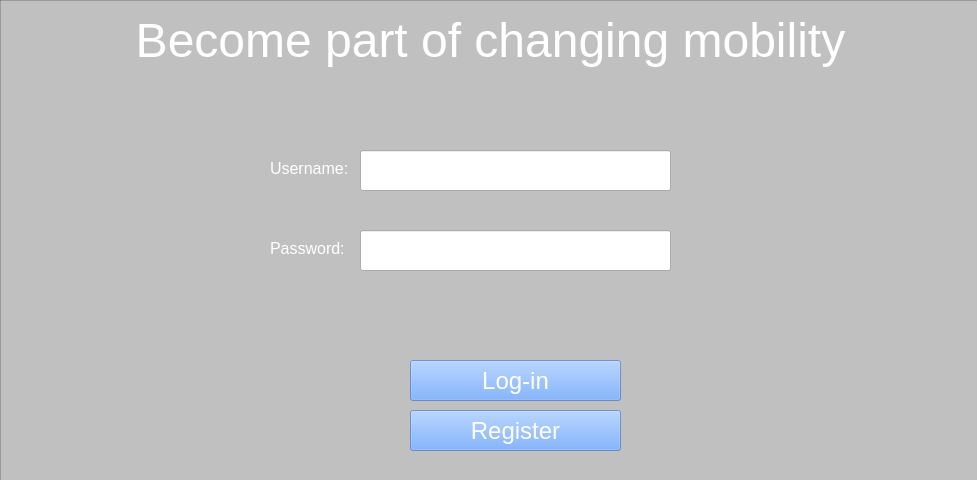
<?xml version="1.0" encoding="UTF-8"?>
<ui version="4.0">
 <class>MainWindowLogin</class>
 <widget class="QMainWindow" name="MainWindowLogin">
  <property name="geometry">
   <rect>
    <x>0</x>
    <y>0</y>
    <width>977</width>
    <height>480</height>
   </rect>
  </property>
  <property name="windowTitle">
   <string>E-Vehicle Share System</string>
  </property>
  <property name="windowIcon">
   <iconset resource="../../../../Qt/6.4.0/mingw_64/bin/bg.qrc">
    <normaloff>:/icon/Users/Calvin Pfob/Documents/guiDevelopment/icon.png</normaloff>:/icon/Users/Calvin Pfob/Documents/guiDevelopment/icon.png</iconset>
  </property>
  <property name="iconSize">
   <size>
    <width>25</width>
    <height>25</height>
   </size>
  </property>
  <widget class="QWidget" name="loginPage">
   <widget class="QLabel" name="title">
    <property name="geometry">
     <rect>
      <x>0</x>
      <y>10</y>
      <width>981</width>
      <height>61</height>
     </rect>
    </property>
    <property name="font">
     <font>
      <family>Arial</family>
      <pointsize>48</pointsize>
     </font>
    </property>
    <property name="text">
     <string>&lt;html&gt;&lt;head/&gt;&lt;body&gt;&lt;p&gt;&lt;span style=&quot; font-size:36pt; color:#ffffff;&quot;&gt;Become part of changing mobility&lt;/span&gt;&lt;/p&gt;&lt;/body&gt;&lt;/html&gt;</string>
    </property>
    <property name="alignment">
     <set>Qt::AlignCenter</set>
    </property>
   </widget>
   <widget class="QLabel" name="backgroundPicture">
    <property name="geometry">
     <rect>
      <x>0</x>
      <y>0</y>
      <width>981</width>
      <height>481</height>
     </rect>
    </property>
    <property name="styleSheet">
     <string notr="true">background-image: url(:/login/tier-mobility-2021-05-min.png);</string>
    </property>
    <property name="text">
     <string/>
    </property>
    <property name="pixmap">
     <pixmap resource="../../../../Qt/6.4.0/mingw_64/bin/bg.qrc">:/login/tier-mobility-2021-05-min.png</pixmap>
    </property>
    <property name="scaledContents">
     <bool>true</bool>
    </property>
   </widget>
   <widget class="QPushButton" name="logInButton">
    <property name="geometry">
     <rect>
      <x>410</x>
      <y>360</y>
      <width>211</width>
      <height>41</height>
     </rect>
    </property>
    <property name="font">
     <font>
      <pointsize>18</pointsize>
     </font>
    </property>
    <property name="styleSheet">
     <string notr="true">background-color: rgba(85, 153, 255, 150); color: white</string>
    </property>
    <property name="text">
     <string>Log-in</string>
    </property>
   </widget>
   <widget class="QPushButton" name="registerButton">
    <property name="geometry">
     <rect>
      <x>410</x>
      <y>410</y>
      <width>211</width>
      <height>41</height>
     </rect>
    </property>
    <property name="font">
     <font>
      <pointsize>18</pointsize>
     </font>
    </property>
    <property name="styleSheet">
     <string notr="true">background-color: rgba(85, 153, 255, 150); color: white</string>
    </property>
    <property name="text">
     <string>Register</string>
    </property>
   </widget>
   <widget class="QLineEdit" name="usernameEntry">
    <property name="geometry">
     <rect>
      <x>360</x>
      <y>150</y>
      <width>311</width>
      <height>41</height>
     </rect>
    </property>
    <property name="font">
     <font>
      <family>Arial</family>
      <pointsize>12</pointsize>
     </font>
    </property>
    <property name="text">
     <string/>
    </property>
   </widget>
   <widget class="QLineEdit" name="passwordEntry">
    <property name="geometry">
     <rect>
      <x>360</x>
      <y>230</y>
      <width>311</width>
      <height>41</height>
     </rect>
    </property>
    <property name="font">
     <font>
      <family>Arial</family>
      <pointsize>12</pointsize>
      <kerning>true</kerning>
     </font>
    </property>
    <property name="text">
     <string/>
    </property>
    <property name="echoMode">
     <enum>QLineEdit::Password</enum>
    </property>
   </widget>
   <widget class="QLabel" name="usernameLabel">
    <property name="geometry">
     <rect>
      <x>270</x>
      <y>160</y>
      <width>81</width>
      <height>16</height>
     </rect>
    </property>
    <property name="font">
     <font>
      <family>Arial</family>
      <pointsize>12</pointsize>
     </font>
    </property>
    <property name="styleSheet">
     <string notr="true">color:rgb(255, 255, 255)</string>
    </property>
    <property name="text">
     <string>Username:</string>
    </property>
   </widget>
   <widget class="QLabel" name="passwordLabel">
    <property name="geometry">
     <rect>
      <x>270</x>
      <y>240</y>
      <width>81</width>
      <height>16</height>
     </rect>
    </property>
    <property name="font">
     <font>
      <family>Arial</family>
      <pointsize>12</pointsize>
     </font>
    </property>
    <property name="styleSheet">
     <string notr="true">color:rgb(255, 255, 255)</string>
    </property>
    <property name="text">
     <string>Password:</string>
    </property>
   </widget>
   <widget class="QFrame" name="backgroundFrame">
    <property name="geometry">
     <rect>
      <x>0</x>
      <y>0</y>
      <width>981</width>
      <height>481</height>
     </rect>
    </property>
    <property name="styleSheet">
     <string notr="true">background:rgba(0, 0, 0, 50)</string>
    </property>
    <property name="frameShape">
     <enum>QFrame::StyledPanel</enum>
    </property>
    <property name="frameShadow">
     <enum>QFrame::Raised</enum>
    </property>
   </widget>
   <zorder>backgroundPicture</zorder>
   <zorder>backgroundFrame</zorder>
   <zorder>title</zorder>
   <zorder>logInButton</zorder>
   <zorder>registerButton</zorder>
   <zorder>usernameEntry</zorder>
   <zorder>passwordEntry</zorder>
   <zorder>usernameLabel</zorder>
   <zorder>passwordLabel</zorder>
  </widget>
 </widget>
 <resources>
  <include location="../../../../Qt/6.4.0/mingw_64/bin/bg.qrc"/>
 </resources>
 <connections/>
</ui>
